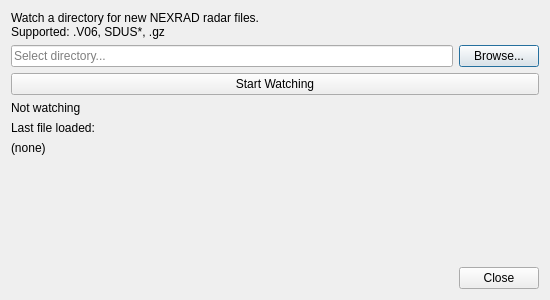
<?xml version="1.0" encoding="UTF-8"?>
<ui version="4.0">
 <class>WatchDirectoryDialog</class>
 <widget class="QDialog" name="WatchDirectoryDialog">
  <property name="geometry">
   <rect>
    <x>0</x>
    <y>0</y>
    <width>550</width>
    <height>300</height>
   </rect>
  </property>
  <property name="windowTitle">
   <string>Watch Directory</string>
  </property>
  <layout class="QVBoxLayout" name="verticalLayout">
   <item>
    <widget class="QLabel" name="infoLabel">
     <property name="text">
      <string>Watch a directory for new NEXRAD radar files.
Supported: .V06, SDUS*, .gz</string>
     </property>
    </widget>
   </item>
   <item>
    <layout class="QHBoxLayout" name="directoryLayout">
     <item>
      <widget class="QLineEdit" name="directoryEdit">
       <property name="placeholderText">
        <string>Select directory...</string>
       </property>
      </widget>
     </item>
     <item>
      <widget class="QPushButton" name="browseButton">
       <property name="text">
        <string>Browse...</string>
       </property>
      </widget>
     </item>
    </layout>
   </item>
   <item>
    <widget class="QPushButton" name="watchButton">
     <property name="text">
      <string>Start Watching</string>
     </property>
    </widget>
   </item>
   <item>
    <widget class="QLabel" name="statusLabel">
     <property name="text">
      <string>Not watching</string>
     </property>
    </widget>
   </item>
   <item>
    <widget class="QLabel" name="lastFileHeadingLabel">
     <property name="text">
      <string>Last file loaded:</string>
     </property>
    </widget>
   </item>
   <item>
    <widget class="QLabel" name="lastFileLabel">
     <property name="text">
      <string>(none)</string>
     </property>
    </widget>
   </item>
   <item>
    <spacer name="verticalSpacer">
     <property name="orientation">
      <enum>Qt::Orientation::Vertical</enum>
     </property>
     <property name="sizeHint" stdset="0">
      <size>
       <width>20</width>
       <height>20</height>
      </size>
     </property>
    </spacer>
   </item>
   <item>
    <widget class="QDialogButtonBox" name="buttonBox">
     <property name="standardButtons">
      <set>QDialogButtonBox::StandardButton::Close</set>
     </property>
    </widget>
   </item>
  </layout>
 </widget>
 <resources/>
 <connections>
  <connection>
   <sender>buttonBox</sender>
   <signal>rejected()</signal>
   <receiver>WatchDirectoryDialog</receiver>
   <slot>reject()</slot>
   <hints>
    <hint type="sourcelabel">
     <x>500</x>
     <y>270</y>
    </hint>
    <hint type="destinationlabel">
     <x>275</x>
     <y>270</y>
    </hint>
   </hints>
  </connection>
 </connections>
</ui>
